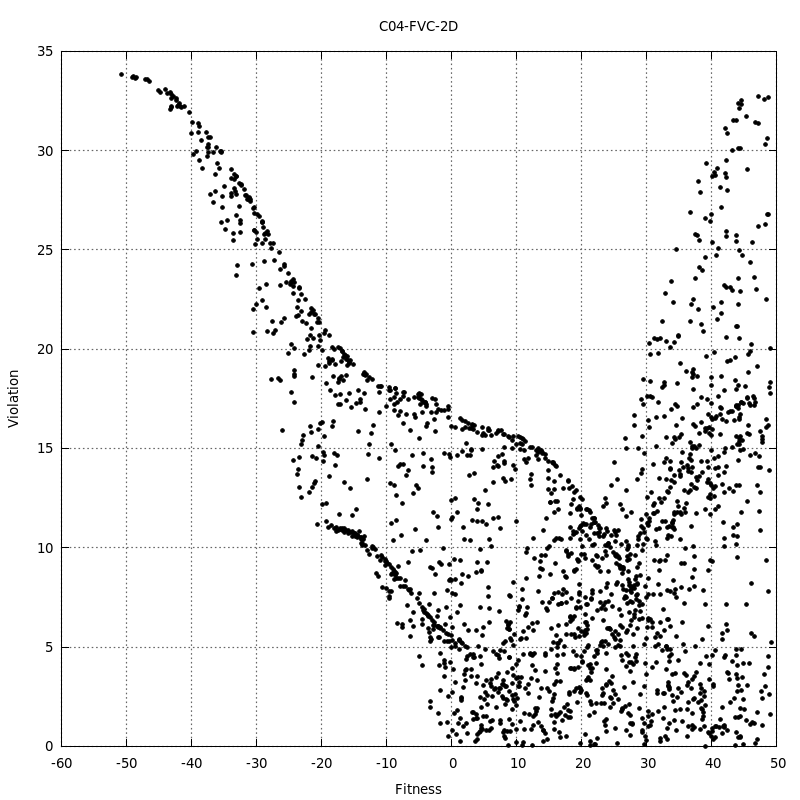

gnuplot code for this plot:
set terminal pngcairo size 800,800 enhanced font 'Verdana,10'
set output "2DFVC.png"
set title "C04-FVC-2D"
#
set xlabel "Fitness"
set ylabel "Violation"
set grid ytics lt 0 lw 2 lc rgb "#666666"
set grid xtics lt 0 lw 2 lc rgb "#666666"
#
plot "data/2DFVC.dat" using 1:2 title '' pt 7 ps 0.6 lt 0
